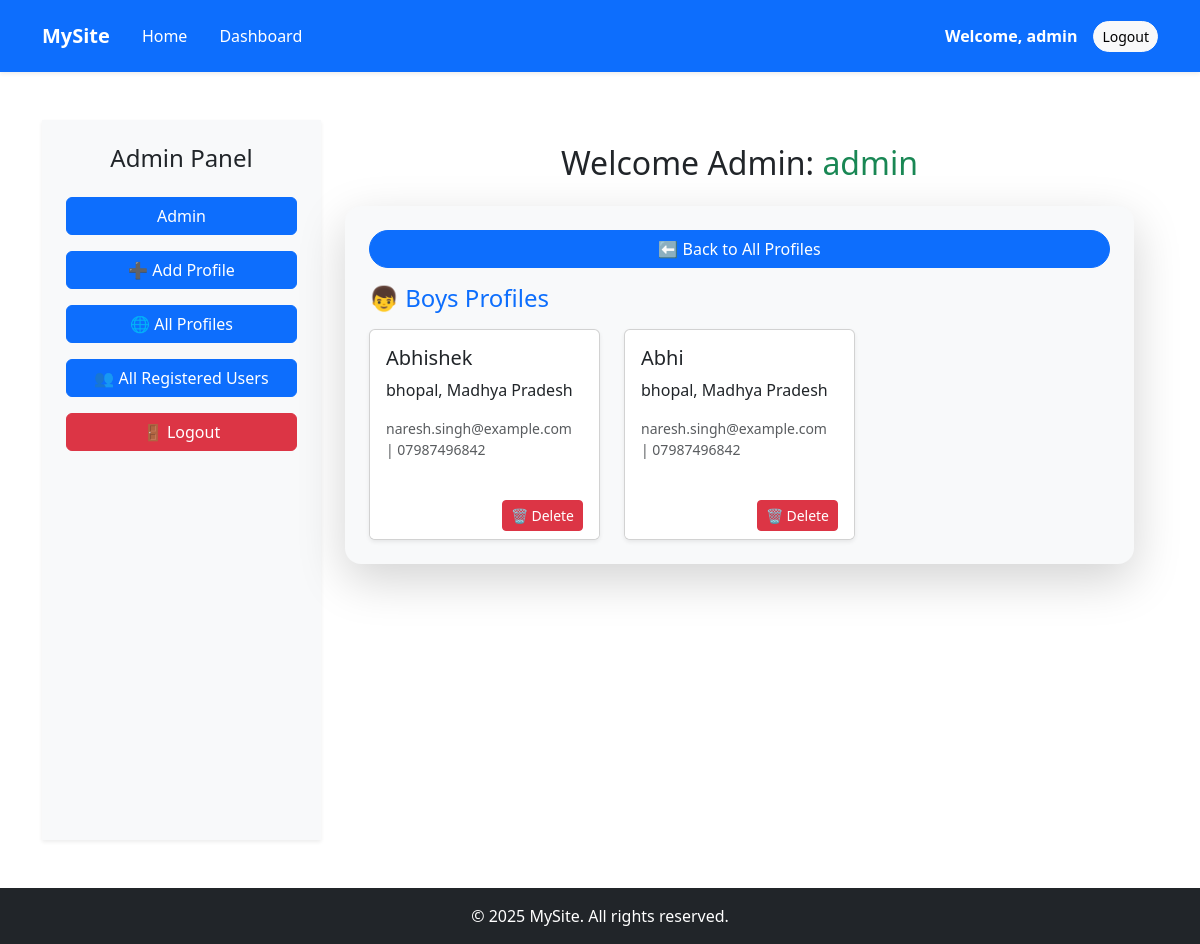
Before: /admin_dashboard/?view=boys (signed in) with the older database file.
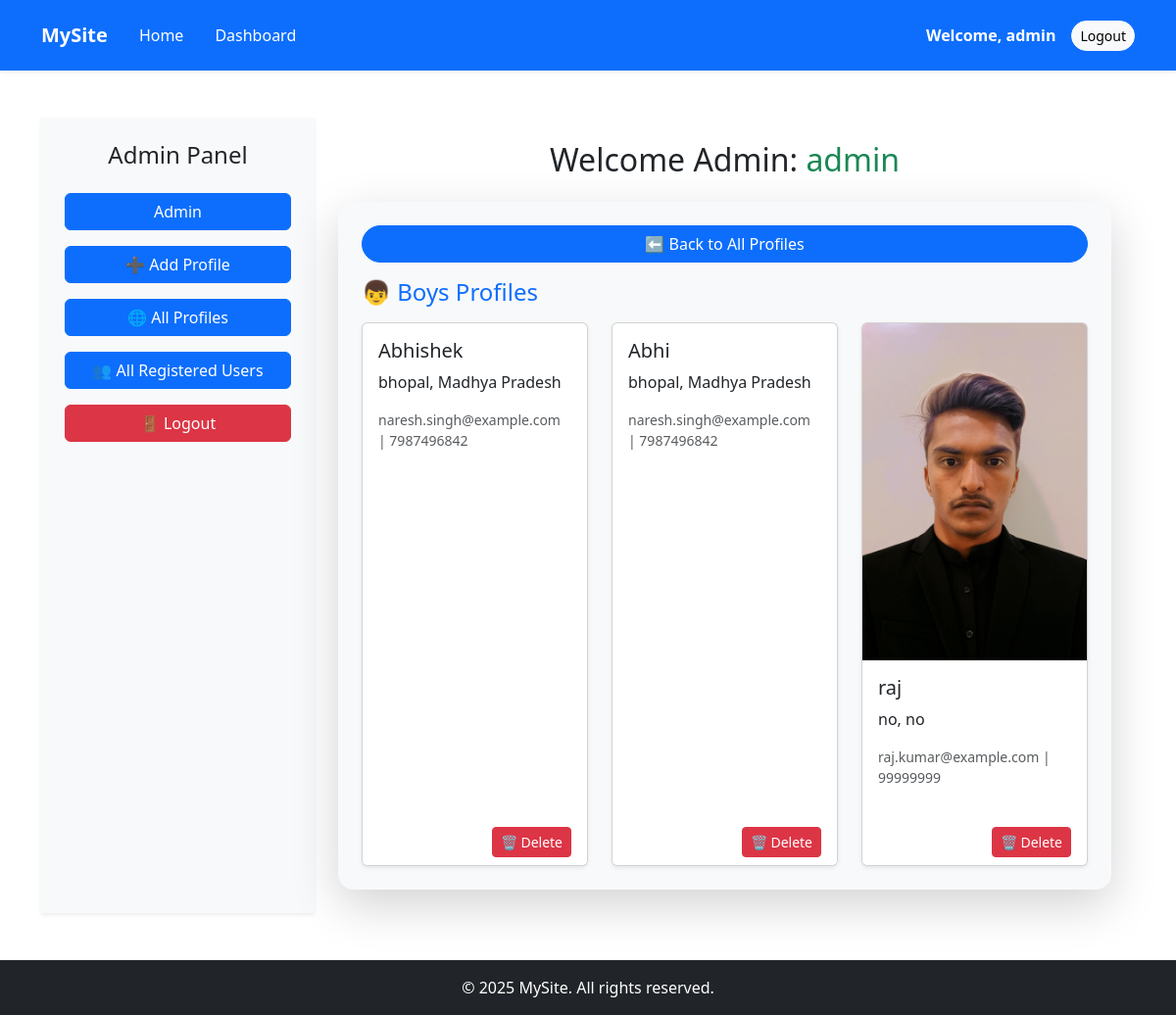
After: the same page with the newer database file.
### myapp/models.py (models this page shows, shortened)
class BoysProfile(models.Model):
    name = models.CharField(max_length=100)
    caste = models.CharField(max_length=100, blank=True, null=True)  # ✅ keep only this one
    email = models.EmailField()
    phone = models.CharField(max_length=10, blank=True, null=True)  # ✅ Add this field
    address = models.TextField()
    city = models.CharField(max_length=50)
    state = models.CharField(max_length=50)
    gender = models.CharField(max_length=10)
    image = models.ImageField(upload_to='profiles/', default='profiles/default.png')

### myapp/views.py (the view, shortened to what this page needs)
# urls.py: path('admin_dashboard/', views.admin_dashboard, name='admin_dashboard'),  # changed
def admin_dashboard(request):
    if request.session.get('user_email') != 'admin@gmail.com':
        return redirect('user_dashboard')
    user_name = request.session.get('user_name')
    all_profiles = list(chain(
        BoysProfile.objects.all(),
        GirlsProfile.objects.all(),
        DisabledProfile.objects.all(),
        DivorcedProfile.objects.all()
    ))
    user_search = request.GET.get('user_search', '')
    profile_email_search = request.GET.get('profile_email_search', '')
    caste_search = request.GET.get('caste_search', '').lower()
    filtered_users = MyUser.objects.all()
    if user_search:
        filtered_users = filtered_users.filter(email__icontains=user_search)
    if profile_email_search:
        filtered_profiles = [p for p in all_profiles if profile_email_search.lower() in p.email.lower()]
    elif caste_search:
        filtered_profiles = [p for p in all_profiles if caste_search in p.caste.lower()]
    else:
        filtered_profiles = all_profiles
    view_type = request.GET.get('view', '')
    context = {
        'user_name': user_name,
        'users': MyUser.objects.all(),
        'all_profiles': all_profiles,
        'filtered_users': filtered_users,
        'filtered_profiles': filtered_profiles,
    }
    if view_type == 'girls':
        context['girls'] = GirlsProfile.objects.all()
    elif view_type == 'boys':
        context['boys'] = BoysProfile.objects.all()
    elif view_type == 'disabled':
        context['disabled'] = DisabledProfile.objects.all()
    elif view_type == 'divorced':
        context['divorced'] = DivorcedProfile.objects.all()
    elif view_type == 'users':
        context['users'] = MyUser.objects.all()
    return render(request, 'admin_dashboard.html', context)

### myapp/templates/admin_dashboard.html (shortened to what this page needs)
{% extends 'base.html' %}
{% load static %}
{% block content %}
<div class="container-fluid">
  <div class="row" style="min-height: 90vh;">
    <div class="col-md-3 bg-light p-4 shadow-sm">
      <h4 class="text-center mb-4">Admin Panel</h4>
      <ul class="nav flex-column">
          <li class="nav-item mb-3">
          <a href="?view=admin" class="btn btn-primary w-100">Admin</a>
        </li>
        <li class="nav-item mb-3">
          <a href="?view=add" class="btn btn-primary w-100">➕ Add Profile</a>
        </li>
        <li class="nav-item mb-3">
          <a href="?view=all" class="btn btn-primary w-100">🌐 All Profiles</a>
        </li>
        <li class="nav-item mb-3">
          <a href="?view=users" class="btn btn-primary w-100">👥 All Registered Users</a>
        </li>
        <li class="nav-item mb-3">
          <a href="{% url 'logout' %}" class="btn btn-danger w-100">🚪 Logout</a>
        </li>
      </ul>
    </div>
    <div class="col-md-9 p-4">
      <div class="text-center mb-4">
        <h2>Welcome Admin: <span class="text-success">{{ user_name }}</span></h2>
      </div>
      <div id="form-section" class="card shadow-lg border-0 rounded-4 p-4 bg-light">
        {% if request.GET.view == "add" or not request.GET.view %}
          <h4 class="mb-4 text-success fw-bold">➕ Add New User Profile</h4>
          <form method="POST" enctype="multipart/form-data">
            {% csrf_token %}
            <div class="row g-3">
              <div class="col-md-6">
                <label class="form-label fw-semibold">Name</label>
                <input type="text" name="name" placeholder="Full Name" class="form-control rounded-3" required>
              </div>
              <div class="col-md-6">
                <label class="form-label fw-semibold">Caste</label>
                <input type="text" name="lastname" placeholder="last Name" class="form-control rounded-3" required>
              </div>
              <div class="col-md-6">
                <label class="form-label fw-semibold">Email</label>
                <input type="email" name="email" placeholder="Email" class="form-control rounded-3" required>
              </div>
              <div class="col-md-6">
                <label class="form-label fw-semibold">Phone</label>
                <input type="text" name="phone" placeholder="Phone" class="form-control rounded-3" required>
              </div>
              <div class="col-md-6">
                <label class="form-label fw-semibold">City</label>
                <input type="text" name="city" placeholder="City" class="form-control rounded-3" required>
              </div>
              <div class="col-md-6">
                <label class="form-label fw-semibold">State</label>
                <input type="text" name="state" placeholder="State" class="form-control rounded-3" required>
              </div>
              <div class="col-md-6">
                <label class="form-label fw-semibold">Gender</label>
                <select name="gender" class="form-select rounded-3" required>
                  <option value="" disabled selected>Choose Gender</option>
                  <option>Male</option>
                  <option>Female</option>
                </select>
              </div>
              <div class="col-md-6">
                <label class="form-label fw-semibold">Upload Image</label>
                <input type="file" name="image" class="form-control rounded-3">
              </div>
              <div class="col-md-6">
                <label class="form-label fw-semibold">Category</label>
                <select name="category" class="form-select rounded-3" required>
                  <option value="" disabled selected>Choose Category</option>
                  <option value="girls">Girls</option>
                  <option value="boys">Boys</option>
                  <option value="disabled">Disabled</option>
                  <option value="divorced">Divorced</option>
                </select>
              </div>
              <div class="col-12">
                <label class="form-label fw-semibold">Address</label>
                <textarea name="address" placeholder="Address" class="form-control rounded-3" rows="2" required></textarea>
              </div>
              <div class="col-12 text-end">
                <button type="submit" class="btn btn-success px-4 rounded-pill">Save Profile</button>
              </div>
            </div>
          </form>
        {% elif request.GET.view == "boys" %}
          <a href="?view=all" class="btn btn-primary mb-3 rounded-pill">⬅ Back to All Profiles</a>
          <h4 class="mb-3 text-primary">👦 Boys Profiles</h4>
          <div class="row g-4">
            {% for boy in boys %}
              <div class="col-md-4">
                <div class="card h-100 shadow-sm">
                 {% if boy.image %}
                    <img src="{{ boy.image.url }}" class="card-img-top" alt="{{ boy.name }}">
                 {% endif %}
                  <div class="card-body">
                    <h5 class="card-title">{{ boy.name }}</h5>
                    <p class="card-text">{{ boy.city }}, {{ boy.state }}</p>
                    <p class="text-muted small">{{ boy.email }} | {{ boy.phone }}</p>
                  </div>
                  <div class="card-footer text-end bg-white border-0">
                    <a href="{% url 'delete_profile' category='boys' id=boy.id %}" class="btn btn-sm btn-danger" onclick="return confirm('Are you sure you want to delete this profile?');">🗑 Delete</a>
                  </div>
                </div>
              </div>
            {% endfor %}
          </div>
        {% endif %}
      </div>
    </div>
  </div>
</div>
{% endblock %}

### myapp/templates/base.html (shortened to what this page needs)
<!DOCTYPE html>
<html lang="en">
<head>
  <link href="https://cdn.jsdelivr.net/npm/bootstrap@5.3.0/dist/css/bootstrap.min.css" rel="stylesheet">
</head>
<body>
<nav class="navbar navbar-expand-lg navbar-dark bg-primary py-3 shadow-sm" style="position: sticky; top: 0; z-index: 1030;">
  <div class="container">
    <a class="navbar-brand fw-bold text-white" href="#">MySite</a>
    <div class="collapse navbar-collapse justify-content-between" id="navbarNavAltMarkup">
      <div class="navbar-nav">
        <a class="nav-link px-3 text-white" href="{% url 'register' %}">Home</a>
        <a class="nav-link px-3 text-white" href="{% url 'user_dashboard' %}">Dashboard</a>
      </div>
      <div class="d-flex align-items-center">
        {% if request.session.user_id %}
          {% if request.session.user_email == 'admin@gmail.com' %}
            <a href="{% url 'admin_dashboard' %}" class="text-white me-3 text-decoration-none fw-semibold">
              Welcome, {{ request.session.user_name }}
            </a>
          {% else %}
            <span class="text-white me-3">Welcome, {{ request.session.user_name }}</span>
          {% endif %}
          <a href="{% url 'logout' %}" class="btn btn-light btn-sm rounded-pill">Logout</a>
        {% else %}
          <a href="{% url 'login_user' %}" class="btn btn-outline-light btn-sm me-2 rounded-pill">Login</a>
          <a href="{% url 'register' %}" class="btn btn-light btn-sm rounded-pill">Register</a>
        {% endif %}
      </div>
    </div>
  </div>
</nav>
  <div class="container my-5">
    {% block content %}{% endblock %}
  </div>
  <footer class="bg-dark text-white text-center py-3 mt-auto">
    <div class="container">
      <p class="mb-0">© 2025 MySite. All rights reserved.</p>
    </div>
  </footer>
</body>
</html>

Changed rows visible on the page:
changed BoysProfile "Abhishek": phone "07987496842" → "7987496842"
changed BoysProfile "Abhi": phone "07987496842" → "7987496842"
added BoysProfile: image (picture), name "raj", city "no", state "no", email "raj.kumar@example.com", phone "99999999"
